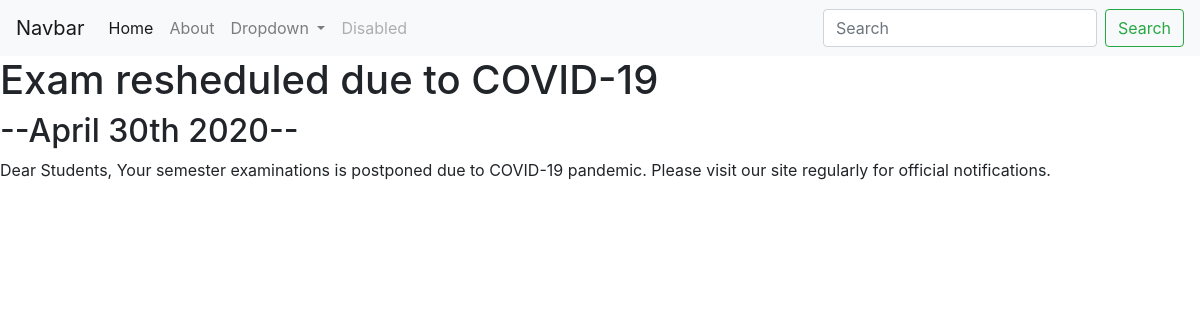
The app's page /blog/4/ with its own data.
### blog/models.py (models this page shows, shortened)
class Blog(models.Model):
  title = models.CharField(max_length = 100)
  date = models.DateField()
  description = models.TextField(max_length = 350)

### blog/views.py (the view)
# urls.py: path('<int:blog_id>/', views.detail, name='detail'),
def detail(request,blog_id):
  blog = get_object_or_404(Blog, pk=blog_id)
  return render(request,'blog/detail.html',{'blog':blog})

### blog/templates/blog/detail.html
{% extends 'portfolio/base.html' %}
{% block content %}
  <h1>{{  blog.title  }}</h1>
  <h2>--{{ blog.date|date:'F jS Y' }}--</h2>
  {{ blog.description|safe }}
{% endblock %}

### records on screen
Blog: title "Exam resheduled due to COVID-19", date "April 30th 2020", description "Dear Students, Your semester examinations is postponed due to COVID-19 pandemic. Please visit our site regularly for official notifications."
